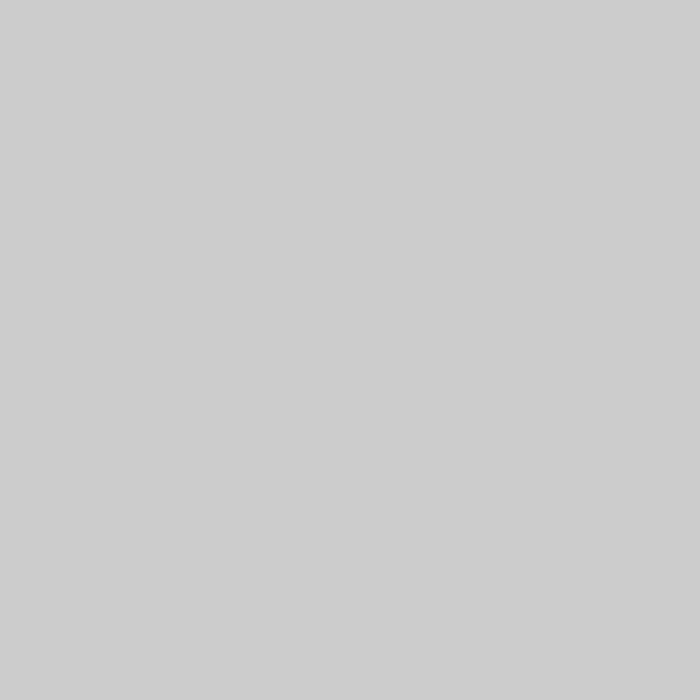
Frame 1 (no input)
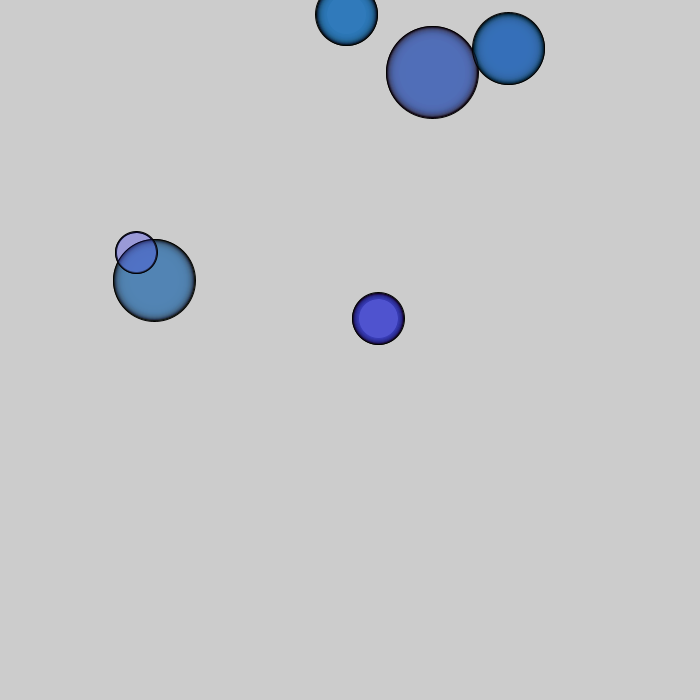
Frame 60 (the mouse pressed at the canvas centre just before this capture)
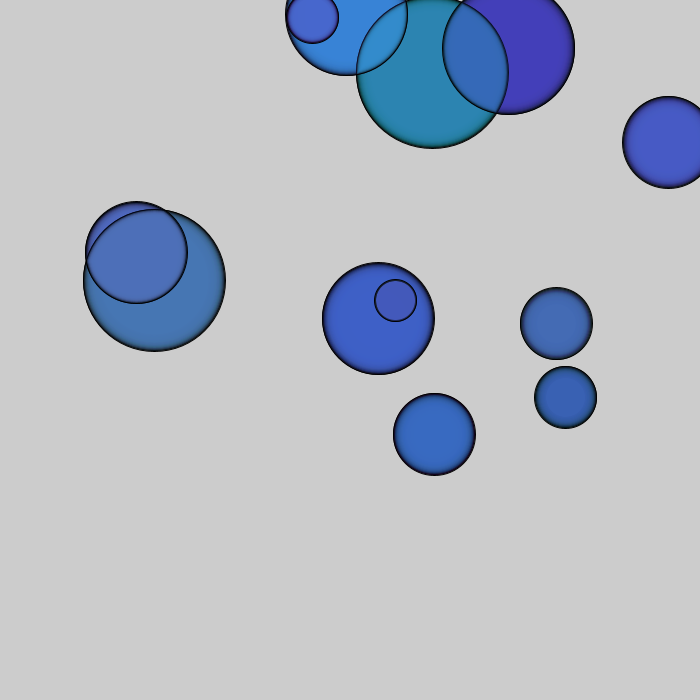
Frame 120 (the mouse held since frame 60 and released just before this capture)

The Processing sketch that drew these frames (run headless with seeded random() and noise(); from frame 60 on, the mouse is pressed at the canvas centre):

// Processing sketch: processing_181847
// ── processing_181847.pde

/* Chris Jung
exercise III

Visualizes drops of water expanding outwards and filling the screen over a minute. 

Helpful resource for creating incrementing arrays: http://www.learningprocessing.com/examples/chapter-10/example-10-7/
*/


//Create an array of drops
Drop[] drops= new Drop[60]; 

int totalDrops = 0; //keep track for drops created

void setup() {
  size(700,700); // make it big
  frameRate(10); //dont give anyone a seizure
  
}

void draw() {

  //intialize a drop
  drops[totalDrops] = new Drop(40, random(0,700), random(0,700));
  
  //increment drops
  totalDrops = int(millis()/1000); //each drop appears after 1 second
  
  //stop once 60 secs has gone by
  if (totalDrops >= 60) { //length is built in array method
    totalDrops = 0; //stop animation after 1 minute
  }
  
  for (int i = 0; i < totalDrops; i++) {
    drops[i].display();  // displays each drop
    drops[i].grow(); // drop grows
  }
}

class Drop {
  int d; //diameter of drop
  float xpos; //xpos of drop
  float ypos; //ypos of drop
  
  Drop(int id, float ixpos, float iypos) {
    d = id;
    xpos = ixpos;
    ypos = iypos;
  }
  
    
    void display() {
      fill(random(0,125), random(0,205), random(120,255), 40); //constrain the color to a random set of blues with some opacity
       ellipse(xpos, ypos, d, d);  //draw the drop
    }
    
    void grow() {
      d += 1;
  }
}

  
